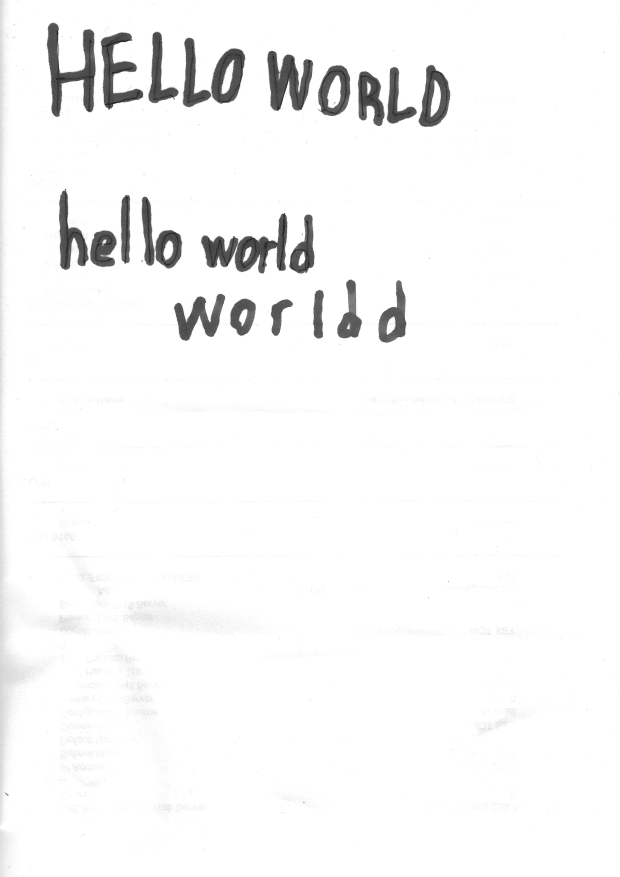
#> input picture archive/helloworldtest.png, 2480 x 3508 px (shown at 1/4 size)
$ jupyter execute --allow-errors 'CSI4106 Project II.ipynb'
#> lines starting #> are read from the running program, lines starting #| are printed output that depends on the picture; after the words box and inside, x2 and y2 are one past the last pixel; in counts of white or black regions, pixels touching at a corner belong together
[cell 1]
import matplotlib.pyplot as plt
from tensorflow.keras.models import load_model
from imutils.contours import sort_contours
from imutils import contours
import numpy as np
import argparse
import imutils
import pandas as pd
import cv2

[cell 2]
imgSize = int(input("Does your model take 28x28(1) images, or are they 64x64(2):"))
#> the answer given: 1

img = cv2.imread('archive/helloworldtest.png')
#> img is the input picture: shape (3508, 2480, 3); min 6, max 255, mean 247.2
#> (the rest of this cell did not finish here and is left out)

[cell 3]
gray = cv2.cvtColor(img, cv2.COLOR_BGR2GRAY)
blurred = cv2.GaussianBlur(gray, (5, 5), 0)
chars = []

[cell 4]
thresh = cv2.threshold(blurred, 0, 255, cv2.THRESH_OTSU + cv2.THRESH_BINARY_INV)[1]
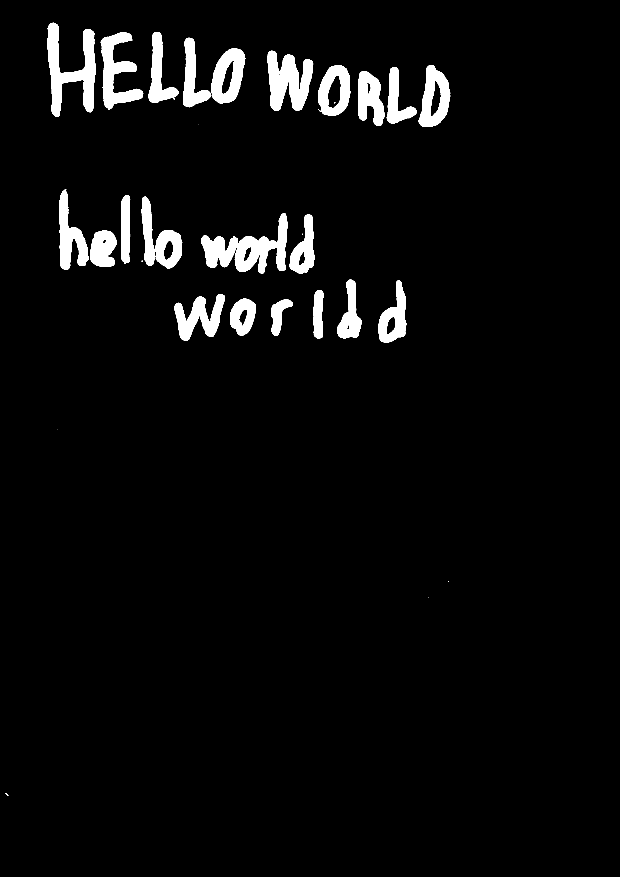
#> thresh: shape (3508, 2480) (shown at 1/4 size); 4.1% white; 32 white regions (8 under 20 px)


cnts = cv2.findContours(thresh, cv2.RETR_EXTERNAL, cv2.CHAIN_APPROX_SIMPLE)
#> cnts = 31 contours, 7 with area under 20; largest, box (x1, y1, x2, y2) and area: (805, 853, 1149, 1094) 34976, (188, 91, 382, 467) 30660, (1069, 203, 1253, 443) 26554, (403, 130, 573, 440) 21906, (845, 194, 981, 415) 21410
cnts = cnts[0] if len(cnts) == 2 else cnts[1]
cnts, _ = contours.sort_contours(cnts, method="left-to-right")


for c in cnts:

    area = cv2.contourArea(c)

    if (area > 100): #and area <3800):
        x,y,w,h = cv2.boundingRect(c)
        ROI = blurred[y:y+h, x:x+w]
        cv2.rectangle(img, (x, y), (x + w, y + h), (36,255,12), 2)
        thresh = cv2.threshold(ROI, 0, 255,cv2.THRESH_BINARY_INV | cv2.THRESH_OTSU)[1]

        if imgSize ==1:
            (tH, tW) = thresh.shape
            if tW > tH:
                thresh = imutils.resize(thresh, width=28)
            else:
                thresh = imutils.resize(thresh, height=28)

            (tH, tW) = thresh.shape
            dX = int(max(0, 28 - tW) / 2.0)
            dY = int(max(0, 28 - tH) / 2.0)

            padded = cv2.copyMakeBorder(thresh, top=dY, bottom=dY,
                left=dX, right=dX, borderType=cv2.BORDER_CONSTANT,
                value=(0, 0, 0))

            padded = cv2.resize(padded, (28, 28))
        else:
            (tH, tW) = thresh.shape
            if tW > tH:
                thresh = imutils.resize(thresh, width=64)
            else:
                thresh = imutils.resize(thresh, height=64)

            (tH, tW) = thresh.shape
            dX = int(max(0, 64 - tW) / 2.0)
            dY = int(max(0, 64 - tH) / 2.0)

            padded = cv2.copyMakeBorder(thresh, top=dY, bottom=dY,
                left=dX, right=dX, borderType=cv2.BORDER_CONSTANT,
                value=(0, 0, 0))

            padded = cv2.resize(padded, (64, 64))


        padded = padded.astype("float32") / 255.0
        padded = np.expand_dims(padded, axis=-1)
        chars.append((padded, (x, y, w, h)))
#> this loop made 31 passes
#> (area, x, y, w, h, dX) on passes 2, 4, 5, 6, 7, 9, 10, 11, 12, 13, 15, 16: (30660, 188, 91, 194, 376, 7), (16949.5, 236, 756, 118, 323, 9), (11734, 361, 922, 105, 146, 4), (21905.5, 403, 130, 170, 310, 6), (8420, 484, 780, 37, 276, 12), (8795.5, 567, 787, 51, 276, 11), (13363.5, 594, 128, 120, 284, 8), (12643, 622, 920, 107, 154, 4), (17896.5, 696, 1176, 204, 187, 0), (13117, 732, 151, 113, 278, 8), (34976.5, 805, 853, 344, 241, 0), (21410.5, 845, 194, 136, 221, 5)
#> area on pass 1: 31
#> pass 2, `ROI = blurred[y:y+h, x:x+w]`:
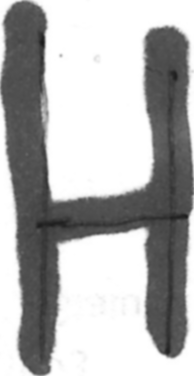
#> ROI: shape (376, 194); min 25, max 255, mean 178.7
#> pass 2, `thresh = cv2.threshold(ROI, 0, 255,cv2.THRESH_BINARY_INV | cv2.THRESH_..`:
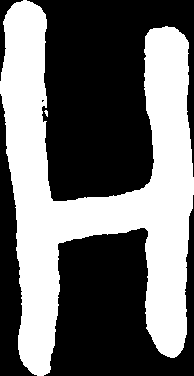
#> thresh: shape (376, 194); 42.8% white; 2 white regions (1 under 20 px), largest, box (x1, y1, x2, y2) and area: (0, 0, 194, 376) 31239
#> pass 2, `padded = cv2.copyMakeBorder(thresh, top=dY, bottom=dY, left=dX, right=..`:
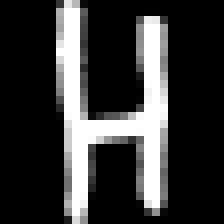
#> padded: shape (28, 28) (shown 8 times larger); min 0, max 255, mean 54.6
#> after the loop:
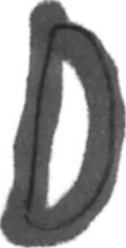
#> ROI: shape (248, 126); min 35, max 255, mean 156.6
#> after the loop:
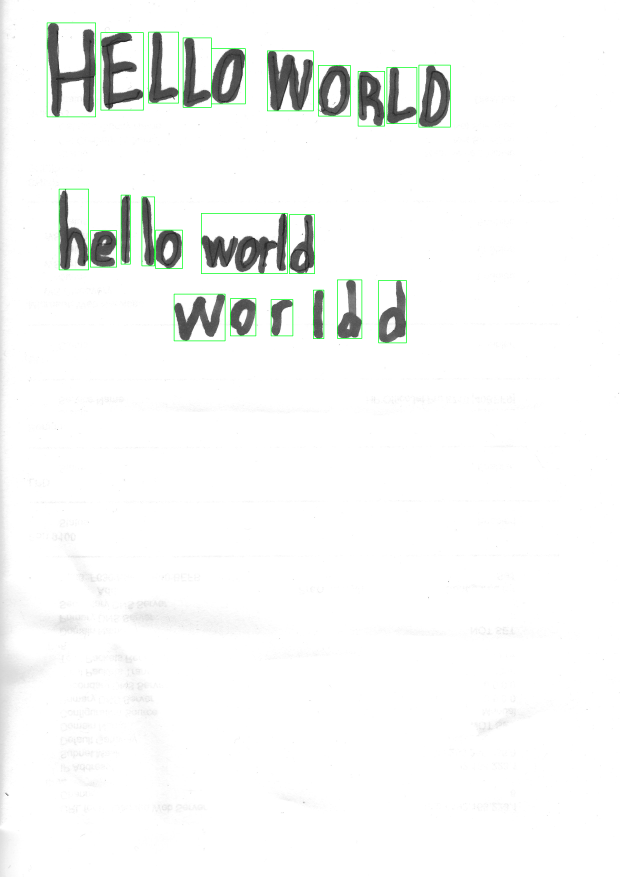
#> img: shape (3508, 2480, 3) (shown at 1/4 size); mean B, G, R 246, 247.3, 245.9
#> after the loop:
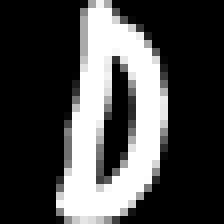
#> padded: shape (28, 28, 1) float32 (shown 8 times larger); min 0, max 1, mean 0.282
#> after the loop, chars = 23 items

[cell 5]
boxes = [b[1] for b in chars]
#> boxes = 23 items, first 6: (188, 91, 194, 376), (236, 756, 118, 323), (361, 922, 105, 146), (403, 130, 170, 310), (484, 780, 37, 276), (567, 787, 51, 276)
chars = np.array([c[0] for c in chars], dtype="float32")

fig,axes = plt.subplots(1,6,figsize=(10,8))
for i,ax in enumerate(axes.flat):
    ax.imshow(chars[i], cmap=plt.cm.gray)

#> (the rest of this cell did not finish here and is left out)
